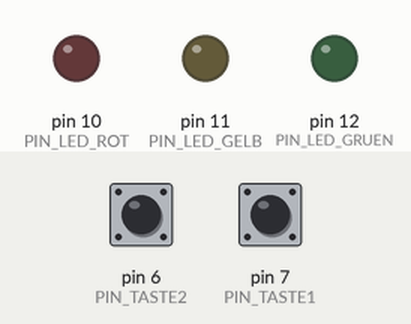
Recording of a sketch running on a simulated Arduino Uno, built with avr-gcc and run on an emulated ATmega328P. On the bench: output pins drawn as LEDs (lit = HIGH). Dashed ring = blinking. The test bench sets the inputs (shaded band); at power-on: pin 7 (PIN_TASTE1) HIGH, pin 6 (PIN_TASTE2) HIGH.

Above: at 1.2 s.
1.3 s: pin 7 (PIN_TASTE1) pulled LOW for 1 s
At 1.45 s:
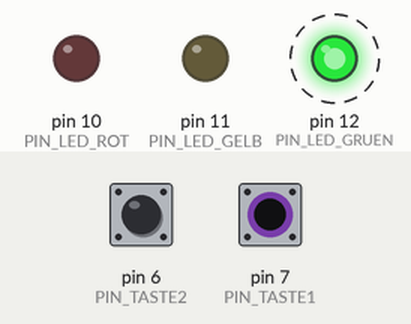
3.8 s: pin 6 (PIN_TASTE2) pulled LOW for 0.15 s
At 3.87 s:
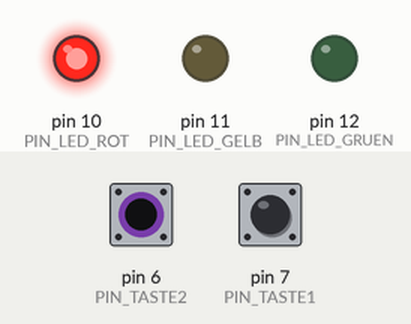
5.4 s: pin 6 (PIN_TASTE2) pulled LOW for 3.2 s
At 9.8 s:
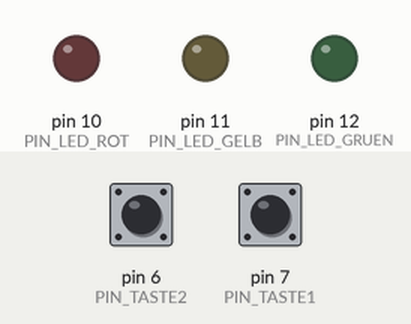
10.1 s: pin 7 (PIN_TASTE1) pulled LOW for 0.15 s
At 11.1 s:
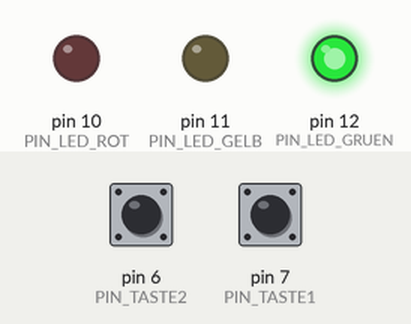
11.7 s: pin 6 (PIN_TASTE2) pulled LOW for 1 s
At 12.3 s:
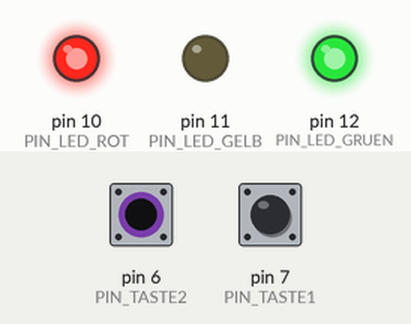
Timing chart, 0 to 14.7 s (numbered marks = the images above; inputs shaded):
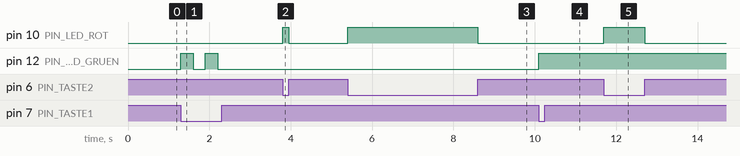

The sketch:

sm2.ino
```cpp
/***********************************
 * State machine 2, Vers. 1.0
 * Einfache Schaltung mit Taster
 * State machine für Taster1
 * Der Hobbyelektroniker, 12.06.2018
 ***********************************/

// Pin - Definitionen
const int PIN_LED_GRUEN = 12;
const int PIN_LED_GELB = 11;
const int PIN_LED_ROT = 10;

const int PIN_TASTE1 = 7;
const int PIN_TASTE2 = 6;

int z_gruen; // Zustand der grünen Led (HIGH, LOW)

void setup() {
  // Pin's vorbereiten
  pinMode(PIN_LED_GRUEN,OUTPUT);
  pinMode(PIN_LED_GELB,OUTPUT);
  pinMode(PIN_LED_ROT,OUTPUT);

  pinMode(PIN_TASTE1,INPUT_PULLUP);
  pinMode(PIN_TASTE2,INPUT_PULLUP);

  // Ausganszustand herstellen
  digitalWrite(PIN_LED_GRUEN,LOW);
  z_gruen = LOW;
  digitalWrite(PIN_LED_GELB,LOW);
  digitalWrite(PIN_LED_ROT,LOW);

}

void loop() {
  if (digitalRead(PIN_TASTE1) == LOW) {
    if (z_gruen == LOW) z_gruen = HIGH; else z_gruen = LOW;
    digitalWrite(PIN_LED_GRUEN,z_gruen);
    delay(300);
  }
  if (digitalRead(PIN_TASTE2) == LOW) {
    digitalWrite(PIN_LED_ROT,HIGH);
  } else {
    digitalWrite(PIN_LED_ROT,LOW);
  }


}
```

Measured:
- after the input at 1.3 s, pin 12 (PIN_LED_GRUEN): alternates HIGH for 0.30 s and LOW for 0.30 s, 4 changes in all, then stays LOW, starting at once
- after the input at 3.8 s, pin 10 (PIN_LED_ROT): LOW → HIGH at once, → LOW 0.15 s later
- after the input at 5.4 s, pin 10 (PIN_LED_ROT): LOW → HIGH at once, → LOW 3.2 s later
- after the input at 10.1 s, pin 12 (PIN_LED_GRUEN): LOW → HIGH at once
- after the input at 11.7 s, pin 10 (PIN_LED_ROT): LOW → HIGH at once, → LOW 1.0 s later
